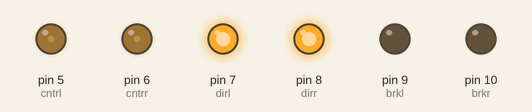
Bench run of a sketch on a simulated Arduino Uno, built with avr-gcc and run on an emulated ATmega328P. Shown: output pins drawn as LEDs (lit = HIGH). What the sketch prints to the serial monitor is not drawn.

Above: at 0.05 s.
Timing chart, 0 to 3.5 s (numbered marks = the images above):
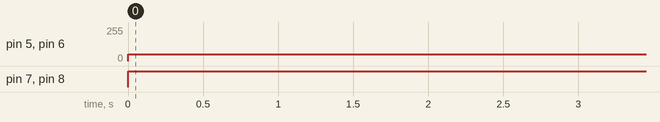

The sketch:

Unmanned_lawnmower.ino
```cpp
int cntrr = 6;
int dirr = 8;
int brkr = 10;
int cntrl = 5;
int dirl = 7;
int brkl = 9;

void setup() {
  // put your setup code here, to run once:
  pinMode(cntrr, OUTPUT);
  pinMode(dirr, OUTPUT);
  pinMode(brkr, OUTPUT);
  pinMode(cntrl, OUTPUT);
  pinMode(dirl, OUTPUT);
  pinMode(brkl, OUTPUT);
  digitalWrite(brkr, LOW);
  digitalWrite(brkl, LOW);

  Serial.begin(9600);
}

void loop() {
  // put your main code here, to run repeatedly:
  forward(50);
  delay(3000);
  backward(80);
//  delay(3000);
//  turnright(60);
//  delay(3000);
//  turnleft(70);
//  delay(3000);
//  Stop();
//  delay(5000);


}


void forward(int s) {
  digitalWrite(brkr, LOW);
  digitalWrite(brkl, LOW);
  analogWrite(cntrr, s);
  analogWrite(cntrl, s);
  digitalWrite(dirr, HIGH);
  digitalWrite(dirl, HIGH);
  Serial.println("forward ever");
}

void backward(int s) {
  digitalWrite(brkr, LOW);
  digitalWrite(brkl, LOW);
  analogWrite(cntrr, s);
  analogWrite(cntrl, s);
//  digitalWrite(dirr, HIGH);
//  digitalWrite(dirl, HIGH);
  digitalWrite(dirr, LOW);
  digitalWrite(dirl, LOW);
  Serial.println("backward never");
}

void turnright(int s) {
  digitalWrite(brkr, LOW);
  digitalWrite(brkl, LOW);
  analogWrite(cntrr, 0);
  analogWrite(cntrl, s);
  digitalWrite(dirr, HIGH);
  digitalWrite(dirl, HIGH);
  Serial.println("the right way");
}

void turnleft(int s) {
  digitalWrite(brkr, LOW);
  digitalWrite(brkl, LOW);
  analogWrite(cntrr, s);
  analogWrite(cntrl, 0);
  digitalWrite(dirr, HIGH);
  digitalWrite(dirl, HIGH);
  Serial.println("we have left that position");
}

void Stop() {
  digitalWrite(brkr, HIGH);
  digitalWrite(brkl, HIGH);
  analogWrite(cntrr, 0);
  analogWrite(cntrl, 0);
}
```

Measured:
- by itself, pin 5 (cntrl), pin 6 (cntrr): 0/255 → 50/255 at 0.00 s
- by itself, pin 7 (dirl), pin 8 (dirr): LOW → HIGH at 0.00 s
